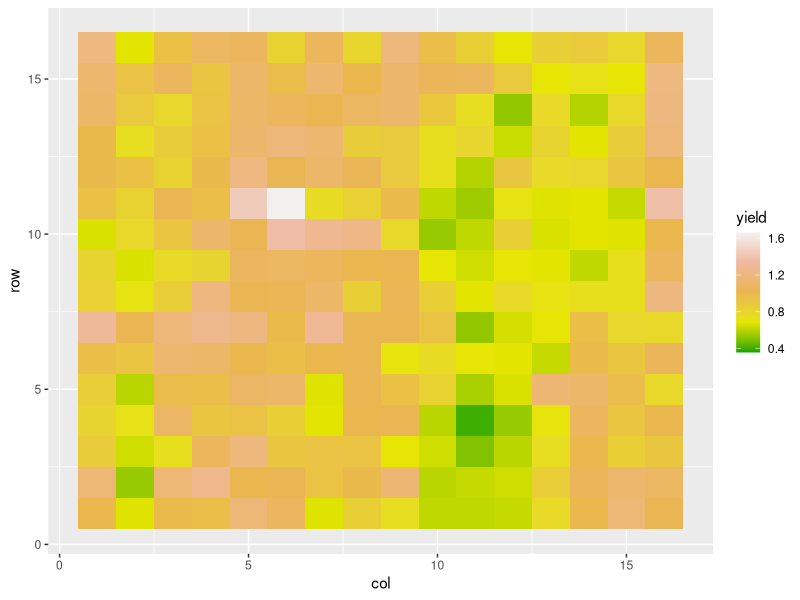

Write the R code that produced this figure.
## ---- chunk 1
cotton = read.csv("data/cotton_uniformity.csv")
## ---- chunk 2
library(ggplot2)

ggplot(cotton, aes(x=col, y=row, fill=yield)) +
  geom_tile() +
  scale_fill_gradientn(colors=terrain.colors(5))

## ---- chunk 3
yield = cotton$yield
summary(yield)

## ---- chunk 4
mean(yield) # mean yield
median(yield) # median yield
max(yield) # maximum yield
min(yield) # minimum yield
## ---- chunk 5
var(yield) # variance
sd(yield)
## ---- chunk 6
variance = var(yield) # calculate the variance
N = length(yield) # cound the number of observations in the yield column

sum_squares = variance*N # multiply variance by N to get sum of squares
sum_squares
